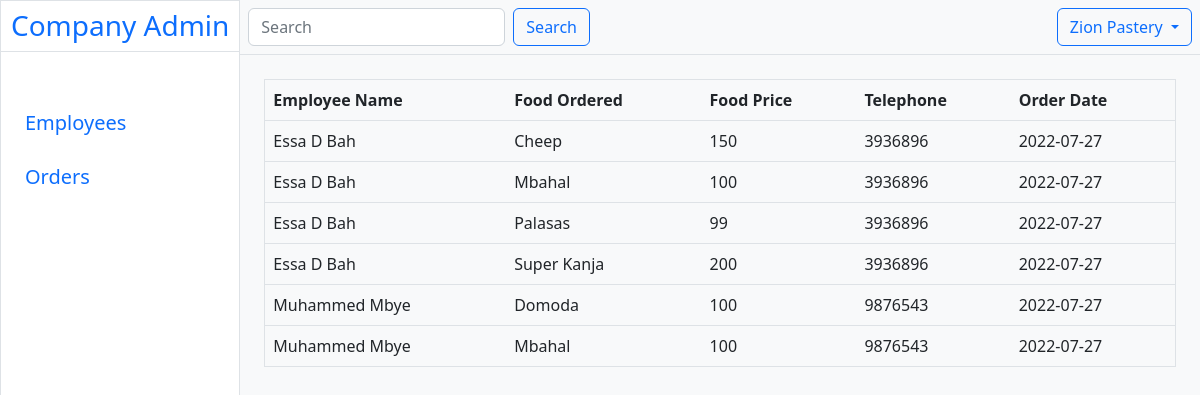
The app's page /comOrders.php (signed in) with its own data.
### tables this page shows
CREATE TABLE `company` (
  `id` int NOT NULL,
  `name` varchar(100) NOT NULL,
  `address` varchar(200) NOT NULL,
  `mobile` varchar(15) NOT NULL,
  `restaurant_id` varchar(200) DEFAULT NULL
);

CREATE TABLE `orders` (
  `id` int NOT NULL,
  `food_id` varchar(100) NOT NULL,
  `restaurant_id` varchar(100) NOT NULL,
  `company_id` varchar(100) NOT NULL,
  `employee_id` varchar(100) NOT NULL,
  `orderDate` date NOT NULL
);

CREATE TABLE `employee` (
  `id` int NOT NULL,
  `name` varchar(100) NOT NULL,
  `mobile` varchar(100) NOT NULL,
  `company_id` varchar(100) NOT NULL
);

CREATE TABLE `food` (
  `id` int NOT NULL,
  `name` varchar(100) NOT NULL,
  `discription` text NOT NULL,
  `price` double NOT NULL,
  `image` varchar(255) NOT NULL,
  `restaurant_id` varchar(255) NOT NULL
);

### comOrders.php (the view, shortened to what this page needs)
<?php
  $conn = connection();
  $companyId= $_SESSION['companyId'];
  $sql = "select * from `company` where id = $companyId";
  $result = mysqli_query($conn, $sql);
  $data = mysqli_fetch_assoc($result);
  $name = $data['name'];
?>
<!DOCTYPE html>
<html lang="en">
<head>
     <link href="https://cdn.jsdelivr.net/npm/bootstrap@5.2.0-beta1/dist/css/bootstrap.min.css" rel="stylesheet">
</head>
<body>
 <div class="wrapper d-flex">
       <section class=" border w-25 vh-100 ">
        <h3 class="text-primary text-center mb-4 border-bottom p-2">Company Admin</h3>
        <ul class="list-unstyled navbar p-4">
            <li class="text-primary pb-2 mt-2 mb-2 fs-5 w-100">
                <a href="companyLanding.php" class="text-decoration-none">Employees</a>
            </li>
            <li class="text-primary pb-2 mt-2 mb-2 fs-5  w-100">
                <a href="#" class="text-decoration-none">Orders</a>
            </li>
        </ul>
      </section>
      <section class="w-100 bg-light flex-grow-3">
        <div class="navbar border-bottom p-2 d-flex justify-content-betweeen">
           <form class="d-flex" role="search">
             <input class="form-control me-2" type="search" placeholder="Search" aria-label="Search">
             <button class="btn btn-outline-primary" type="submit">Search</button>
          </form>
          <div class="dropdown">
            <button class="btn btn-outline-primary dropdown-toggle" type="button" id="dropdownMenuButton1" data-bs-toggle="dropdown" aria-expanded="false">
               <?php echo $name?>
            </button>
          </div>
        </div>
        <div class="container p-4">
              <table class="table border ">
                <thead>
                 <tr>
                    <th scope="col">Employee Name</th>
                    <th scope="col">Food Ordered</th>
                    <th scope="col">Food Price</th>
                    <th scope="col">Telephone</th>
                    <th scope="col">Order Date</th>
                 </tr>
                </thead>
                <tbody>
              <?php
                    $getOrders = "select * from `orders` where company_id = $companyId";
                    $orderRessult = mysqli_query($conn, $getOrders);
                    if($orderRessult){
                        while($row=mysqli_fetch_assoc($orderRessult)){
                            $foodId = $row['food_id'];
                            $employeeId = $row['employee_id'];
                            $orderDate = $row['orderDate'];
                            $getFood = "select * from `food` where id = $foodId";
                            $foodsResult = mysqli_query($conn, $getFood);
                            $foodData = mysqli_fetch_assoc($foodsResult);
                            $foodName = $foodData['name'];
                            $foodPrice=$foodData['price'];
                            $getEmployee = "select * from `employee` where id = $employeeId";
                            $employeesResult = mysqli_query($conn, $getEmployee);
                            $employeeData = mysqli_fetch_assoc($employeesResult);
                            $employeeName = $employeeData['name'];
                            $employeeTelephone = $employeeData['mobile'];
                             echo '
                            <tr>
                                <td>'.$employeeName.'</td>
                                <td>'.$foodName.'</td>
                                <td>'.$foodPrice.'</td>
                                <td>'.$employeeTelephone.'</td>
                                <td>'.$orderDate.'</td>
                            </tr>';
                        }
                    }
              ?>
                </tbody>
            </table>
        </div>
      </section>
   </div>
</body>
</html>

### records on screen
company: name "Zion Pastery"
orders: employee.name "Essa D Bah", food.name "Cheep", food.price "150", employee.mobile "3936896", orderDate "2022-07-27"
orders: employee.name "Essa D Bah", food.name "Mbahal", food.price "100", employee.mobile "3936896", orderDate "2022-07-27"
orders: employee.name "Essa D Bah", food.name "Palasas", food.price "99", employee.mobile "3936896", orderDate "2022-07-27"
orders: employee.name "Essa D Bah", food.name "Super Kanja", food.price "200", employee.mobile "3936896", orderDate "2022-07-27"
orders: employee.name "Muhammed Mbye", food.name "Domoda", food.price "100", employee.mobile "9876543", orderDate "2022-07-27"
orders: employee.name "Muhammed Mbye", food.name "Mbahal", food.price "100", employee.mobile "9876543", orderDate "2022-07-27"
